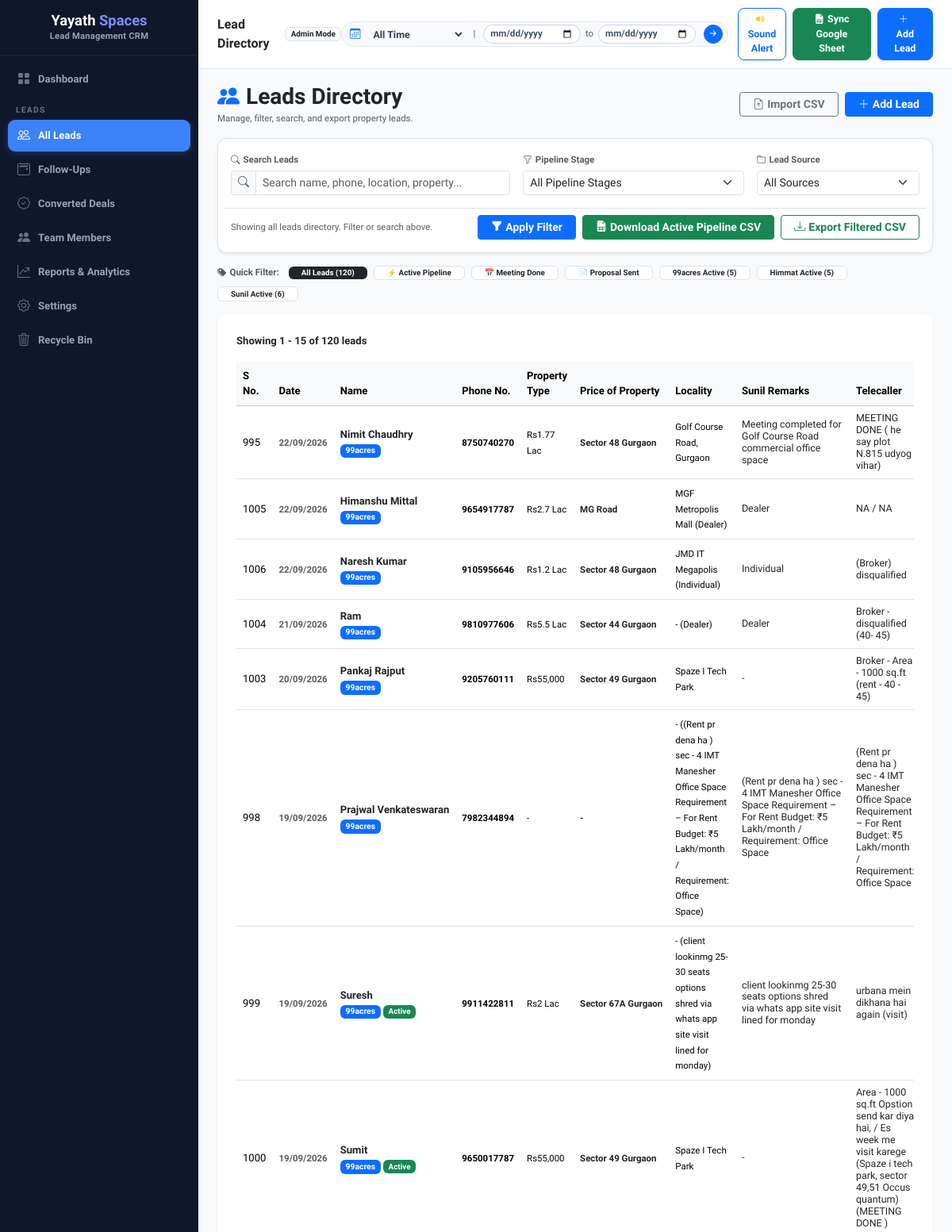
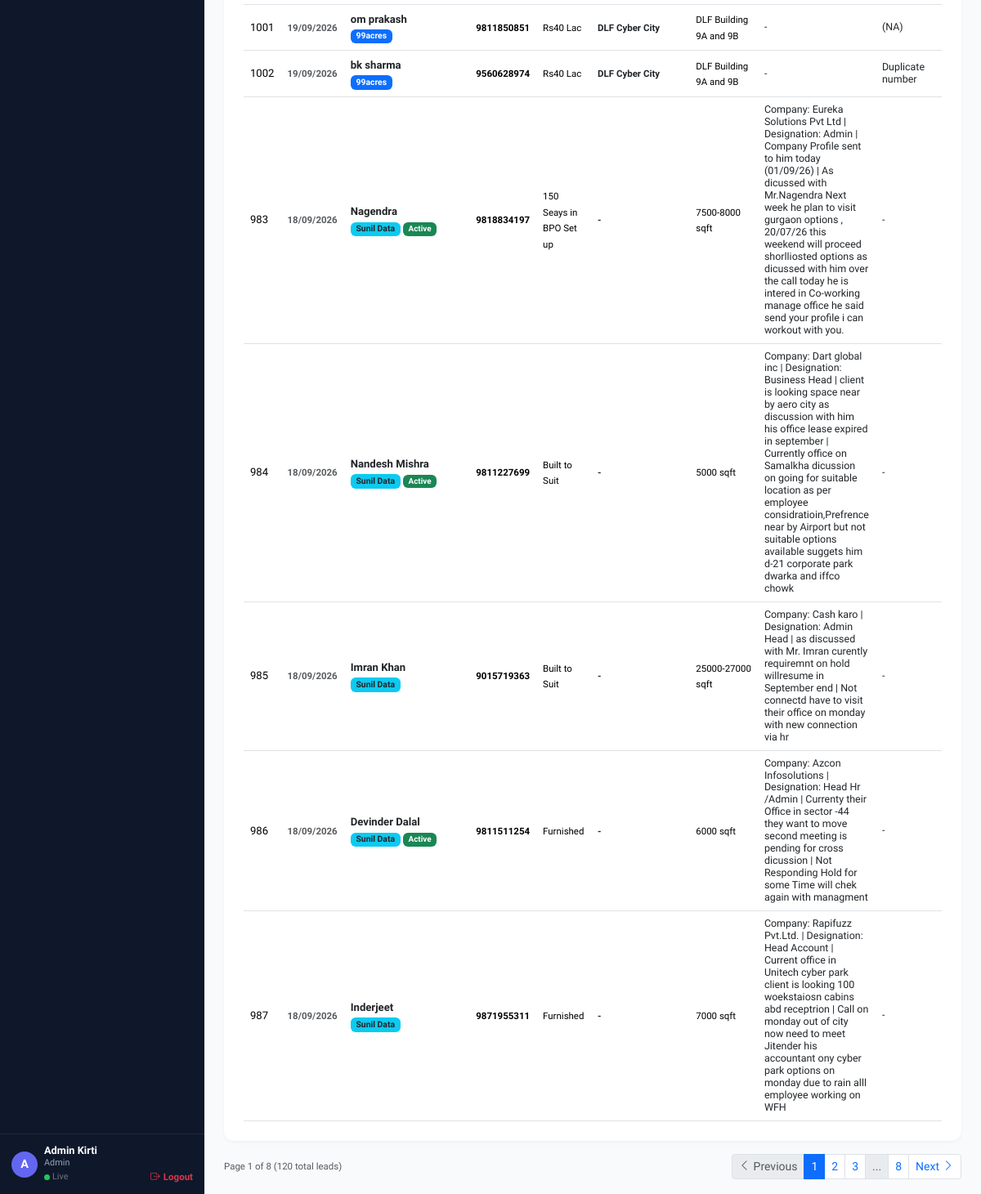
Page /leads (signed in) on the committed database (2 pictures, top to bottom).
### models.py (models this page shows, shortened)
class Lead(db.Model):
    __tablename__ = 'leads'
    id = db.Column(db.Integer, primary_key=True)
    name = db.Column(db.String(255), nullable=False)
    email = db.Column(db.String(255), nullable=False)
    phone = db.Column(db.String(50), nullable=True)
    source = db.Column(db.String(100), nullable=True, default='99acres')
    property_type = db.Column(db.String(100), nullable=True)
    budget = db.Column(db.String(100), nullable=True)
    location = db.Column(db.String(255), nullable=True)
    status = db.Column(db.String(50), nullable=False, default='New')
    priority = db.Column(db.String(20), nullable=False, default='Medium')
    assigned_to = db.Column(db.String(255), nullable=True)
    is_imported = db.Column(db.Boolean, default=False)
    sunil_remarks = db.Column(db.Text, nullable=True)
    telecaller_remarks = db.Column(db.Text, nullable=True)
    listing_id = db.Column(db.String(100), nullable=True)
    response_from = db.Column(db.String(100), nullable=True)
    is_deleted = db.Column(db.Boolean, default=False)
    deleted_at = db.Column(db.DateTime, nullable=True)
    created_at = db.Column(db.DateTime, default=datetime.utcnow)
    updated_at = db.Column(db.DateTime, default=datetime.utcnow, onupdate=datetime.utcnow)
    notes = db.relationship('Note', backref='lead', lazy=True, cascade='all, delete-orphan')
    followups = db.relationship('FollowUp', backref='lead', lazy=True, cascade='all, delete-orphan')
    tasks = db.relationship('Task', backref='lead', lazy=True, cascade='all, delete-orphan')
    activities = db.relationship('ActivityLog', backref='lead', lazy=True, cascade='all, delete-orphan')

### routes.py (the view, shortened to what this page needs)
@web_bp.route('/leads')
def leads_list():
    import math
    status_filter = request.args.get('status', '')
    priority_filter = request.args.get('priority', '')
    source_filter = request.args.get('source', '')
    search = request.args.get('search', '')
    page = request.args.get('page', 1, type=int)
    per_page = request.args.get('per_page', 15, type=int)
    query = Lead.query
    query, time_filter, start_date_str, end_date_str = apply_date_filter(query)
    if status_filter:
        query = query.filter_by(status=status_filter)
    if priority_filter:
        query = query.filter_by(priority=priority_filter)
    if source_filter:
        query = query.filter_by(source=source_filter)
    all_matching_leads = query.order_by(Lead.created_at.desc()).all()
    total_count = len(all_matching_leads)
    total_pages = math.ceil(total_count / per_page) if total_count > 0 else 1
    page = max(1, min(page, total_pages))
    start_idx = (page - 1) * per_page
    end_idx = start_idx + per_page
    leads = all_matching_leads[start_idx:end_idx]
    all_unfiltered = Lead.query.filter((Lead.is_deleted == False) | (Lead.is_deleted == None)).all()
    active_99acres = sum(1 for l in all_unfiltered if l.status == 'Active Pipeline' and l.source == '99acres')
    active_himmat = sum(1 for l in all_unfiltered if l.status == 'Active Pipeline' and l.source == 'Himmat Data')
    active_sunil = sum(1 for l in all_unfiltered if l.status == 'Active Pipeline' and l.source == 'Sunil Data')
    trash_count = Lead.query.filter_by(is_deleted=True).count()
    return render_template('leads_list.html',
        leads=leads, total_count=total_count, page=page, total_pages=total_pages, per_page=per_page,
        status_filter=status_filter, priority_filter=priority_filter, source_filter=source_filter,
        search=search, time_filter=time_filter, start_date=start_date_str, end_date=end_date_str,
        active_99acres=active_99acres, active_himmat=active_himmat, active_sunil=active_sunil,
        trash_count=trash_count)

### routes.py (called while the page is built)
@web_bp.before_app_request
def check_authentication():
    if (request.path in ('/login', '/logout', '/favicon.ico') or
        request.path.startswith('/login') or
        request.path.startswith('/logout') or
        request.path.startswith('/static') or
        request.path.startswith('/api')):
        return
    allowed_routes = ['web.login', 'web.logout', 'static']
    if request.endpoint and request.endpoint in allowed_routes:
        return
    if 'user_id' not in session:
        return redirect(url_for('web.login'))

### templates/leads_list.html (shortened to what this page needs)
{% extends "base.html" %}
{% block content %}
<div class="d-flex justify-content-between align-items-center mb-3">
    <div>
        <h3 class="fw-bold mb-0 text-dark"><i class="bi bi-people-fill text-primary me-2"></i>Leads Directory</h3>
        <small class="text-muted">Manage, filter, search, and export property leads.</small>
    </div>
    <div class="d-flex gap-2">
        <a href="/import" class="btn btn-sm btn-outline-secondary px-3 fw-semibold"><i class="bi bi-file-earmark-arrow-up me-1"></i>Import CSV</a>
        <a href="/leads/add" class="btn btn-sm btn-primary px-3 fw-semibold"><i class="bi bi-plus-lg me-1"></i>Add Lead</a>
    </div>
</div>
<div class="card card-custom p-3 mb-3 border shadow-sm">
    <form method="GET" class="row g-3 align-items-center">
        <div class="col-md-5">
            <label class="form-label fw-semibold small text-muted mb-1"><i class="bi bi-search me-1"></i>Search Leads</label>
            <div class="input-group input-group-sm">
                <span class="input-group-text bg-light text-muted"><i class="bi bi-search"></i></span>
                <input type="text" name="search" class="form-control" placeholder="Search name, phone, location, property..." value="{{ search }}">
            </div>
        </div>
        <div class="col-md-4">
            <label class="form-label fw-semibold small text-muted mb-1"><i class="bi bi-funnel me-1"></i>Pipeline Stage</label>
            <select name="status" class="form-select form-select-sm">
                <option value="">All Pipeline Stages</option>
            </select>
        </div>
        <div class="col-md-3">
            <label class="form-label fw-semibold small text-muted mb-1"><i class="bi bi-folder me-1"></i>Lead Source</label>
            <select name="source" class="form-select form-select-sm">
                <option value="">All Sources</option>
            </select>
        </div>
        <div class="col-12 d-flex flex-wrap justify-content-between align-items-center pt-2 border-top">
            <div class="small text-muted mb-1 mb-md-0">
                {% if status_filter or source_filter or search %}
                Showing filtered leads for:
                {% if status_filter %}<span class="badge bg-primary-subtle text-primary border border-primary me-1">{{ status_filter }}</span>{% endif %}
                {% if source_filter %}<span class="badge bg-info-subtle text-info-emphasis border border-info me-1">{{ source_filter }}</span>{% endif %}
                {% if search %}<span class="badge bg-secondary-subtle text-dark border me-1">"{{ search }}"</span>{% endif %}
                {% else %}
                Showing all leads directory. Filter or search above.
                {% endif %}
            </div>
            <div class="d-flex gap-2">
                <button type="submit" class="btn btn-sm btn-primary px-3 fw-semibold">
                    <i class="bi bi-funnel-fill me-1"></i>Apply Filter
                </button>
                <a href="/export-active-pipeline" class="btn btn-sm btn-success px-3 fw-bold text-nowrap" title="Download single CSV sheet for Meeting Done, Proposal Sent, and Active Pipeline leads (Newest to Oldest)">
                    <i class="bi bi-file-earmark-spreadsheet-fill me-1"></i>Download Active Pipeline CSV
                </a>
                <a href="/export?status={{ status_filter }}&source={{ source_filter }}&search={{ search }}&time_filter={{ time_filter }}&start_date={{ start_date }}&end_date={{ end_date }}" class="btn btn-sm btn-outline-success px-3 fw-semibold text-nowrap" title="Download matching filtered leads as CSV">
                    <i class="bi bi-download me-1"></i>Export Filtered CSV
                </a>
            </div>
        </div>
    </form>
</div>
<div class="d-flex flex-wrap align-items-center gap-2 mb-3">
    <span class="small text-muted fw-bold me-1"><i class="bi bi-tags-fill me-1"></i>Quick Filter:</span>
    <a href="/leads" class="badge {{ 'bg-dark text-white' if not status_filter and not source_filter else 'bg-white text-dark border' }} text-decoration-none py-1.5 px-3">
        All Leads ({{ total_count }})
    </a>
    <a href="/leads?status=Active+Pipeline" class="badge {{ 'bg-success text-white' if status_filter == 'Active Pipeline' and not source_filter else 'bg-white text-dark border' }} text-decoration-none py-1.5 px-3">
        ⚡ Active Pipeline
    </a>
    <a href="/leads?status=Meeting+Done" class="badge {{ 'bg-primary text-white' if status_filter == 'Meeting Done' else 'bg-white text-dark border' }} text-decoration-none py-1.5 px-3">
        📅 Meeting Done
    </a>
    <a href="/leads?status=Proposal+Sent" class="badge {{ 'bg-info text-dark border border-info' if status_filter == 'Proposal Sent' else 'bg-white text-dark border' }} text-decoration-none py-1.5 px-3">
        📄 Proposal Sent
    </a>
    <a href="/leads?status=Active+Pipeline&source=99acres" class="badge {{ 'bg-primary text-white' if status_filter == 'Active Pipeline' and source_filter == '99acres' else 'bg-white text-dark border' }} text-decoration-none py-1.5 px-3">
        99acres Active ({{ active_99acres }})
    </a>
    <a href="/leads?status=Active+Pipeline&source=Himmat+Data" class="badge {{ 'bg-warning text-dark border border-warning' if status_filter == 'Active Pipeline' and source_filter == 'Himmat Data' else 'bg-white text-dark border' }} text-decoration-none py-1.5 px-3">
        Himmat Active ({{ active_himmat }})
    </a>
    <a href="/leads?status=Active+Pipeline&source=Sunil+Data" class="badge {{ 'bg-info text-dark border border-info' if status_filter == 'Active Pipeline' and source_filter == 'Sunil Data' else 'bg-white text-dark border' }} text-decoration-none py-1.5 px-3">
        Sunil Active ({{ active_sunil }})
    </a>
</div>
<div class="card card-custom p-4">
    <div class="d-flex justify-content-between align-items-center mb-3">
        <span class="fw-bold text-dark">
            Showing {{ ((page - 1) * per_page + 1) if total_count > 0 else 0 }} - {{ (page * per_page) if (page * per_page) < total_count else total_count }} of {{ total_count }} leads
        </span>
    </div>
    <div class="table-responsive">
        <table class="table table-hover align-middle mb-0">
            <thead class="table-light">
                <tr>
                    <th>S No.</th>
                    <th>Date</th>
                    <th>Name</th>
                    <th>Phone No.</th>
                    <th>Property Type</th>
                    <th>Price of Property</th>
                    <th>Locality</th>
                    <th>Sunil Remarks</th>
                    <th>Telecaller</th>
                </tr>
            </thead>
            <tbody>
                {% for lead in leads %}
                <tr>
                    <td>{{ lead.id }}</td>
                    <td><small class="text-muted fw-semibold" style="white-space:nowrap;">{{ lead.created_at.strftime('%d/%m/%Y') if lead.created_at else '-' }}</small></td>
                    <td>
                        <a href="/leads/{{ lead.id }}" class="text-decoration-none fw-bold text-dark" style="white-space:nowrap;">{{ lead.name }}</a>
                        <br><span class="badge {{ 'bg-primary' if lead.source == '99acres' else ('bg-info text-dark' if lead.source == 'Sunil Data' else 'bg-warning text-dark') }}" style="font-size:0.65rem;">
                            {{ lead.source or '99acres' }}
                        </span>
                        {% if lead.status == 'Active Pipeline' %}
                        <span class="badge bg-success" style="font-size:0.62rem;">Active</span>
                        {% endif %}
                    </td>
                    <td><small class="fw-bold" style="white-space:nowrap;">{{ lead.phone or '-' }}</small></td>
                    <td><small>{{ lead.property_type or '-' }}</small></td>
                    <td><small class="fw-semibold text-dark" style="white-space:nowrap;">{{ lead.budget or '-' }}</small></td>
                    <td><small>{{ lead.location or '-' }}</small></td>
                    <td>
                        <small class="text-dark d-block" style="max-width:140px; font-size:0.78rem; line-height:1.2;">
                            {{ lead.sunil_remarks if lead.sunil_remarks else '-' }}
                        </small>
                    </td>
                    <td>
                        <small class="text-dark d-block" style="max-width:130px; font-size:0.78rem; line-height:1.2;">
                            {{ lead.telecaller_remarks if lead.telecaller_remarks else '-' }}
                        </small>
                    </td>
                </tr>
                {% else %}
                <tr><td colspan="10" class="text-center text-muted py-4">No leads found. <a href="/leads/add">Add lead</a> or <a href="/import">Import CSV</a></td></tr>
                {% endfor %}
            </tbody>
        </table>
    </div>
</div>
{% if total_pages > 1 %}
<div class="d-flex justify-content-between align-items-center mt-3">
    <small class="text-muted">Page {{ page }} of {{ total_pages }} ({{ total_count }} total leads)</small>
    <nav>
        <ul class="pagination pagination-sm mb-0">
            <li class="page-item {{ 'disabled' if page <= 1 }}">
                <a class="page-page-link page-link" href="/leads?page={{ page - 1 }}&status={{ status_filter }}&source={{ source_filter }}&search={{ search }}&time_filter={{ time_filter }}">
                    <i class="bi bi-chevron-left me-1"></i>Previous
                </a>
            </li>
            {% for p in range(1, total_pages + 1) %}
            {% if p == 1 or p == total_pages or (p >= page - 2 and p <= page + 2) %}
            <li class="page-item {{ 'active' if p == page }}">
                <a class="page-link" href="/leads?page={{ p }}&status={{ status_filter }}&source={{ source_filter }}&search={{ search }}&time_filter={{ time_filter }}">{{ p }}</a>
            </li>
            {% elif p == page - 3 or p == page + 3 %}
            <li class="page-item disabled"><span class="page-link">...</span></li>
            {% endif %}
            {% endfor %}
            <li class="page-item {{ 'disabled' if page >= total_pages }}">
                <a class="page-link" href="/leads?page={{ page + 1 }}&status={{ status_filter }}&source={{ source_filter }}&search={{ search }}&time_filter={{ time_filter }}">
                    Next<i class="bi bi-chevron-right ms-1"></i>
                </a>
            </li>
        </ul>
    </nav>
</div>
{% endif %}
{% endblock %}

### templates/base.html (style rules this page uses)
:root { --primary-bg: #f8fafc; --sidebar-width: 250px; --sidebar-bg: #0f172a; --active-nav-bg: #3b82f6; --brand-purple: #818cf8; --text-dark: #1e293b; --card-radius: 12px; }
body { font-family: 'Plus Jakarta Sans', -apple-system, BlinkMacSystemFont, "Segoe UI", Roboto, sans-serif; background-color: var(--primary-bg); color: var(--text-dark); font-size: 0.82rem; margin: 0; padding: 0; }
.card-custom { border: none; border-radius: var(--card-radius); box-shadow: 0 1px 3px rgba(0,0,0,0.04), 0 4px 8px -2px rgba(0,0,0,0.02); background: #ffffff; }

### rows in the picture
Lead: id "995", created_at "22/09/2026", name "Nimit Chaudhry", source "99acres", phone "8750740270", property_type "Rs1.77 Lac", budget "Sector 48 Gurgaon", location "Golf Course Road, Gurgaon", sunil_remarks "Meeting completed for Golf Course Road commercial office space", telecaller_remarks "MEETING DONE ( he say plot N.815 udyog vihar)"
Lead: id "1005", created_at "22/09/2026", name "Himanshu Mittal", source "99acres", phone "9654917787", property_type "Rs2.7 Lac", budget "MG Road", location "MGF Metropolis Mall (Dealer)", sunil_remarks "Dealer", telecaller_remarks "NA / NA"
Lead: id "1006", created_at "22/09/2026", name "Naresh Kumar", source "99acres", phone "9105956646", property_type "Rs1.2 Lac", budget "Sector 48 Gurgaon", location "JMD IT Megapolis (Individual)", sunil_remarks "Individual", telecaller_remarks "(Broker) disqualified"
Lead: id "1004", created_at "21/09/2026", name "Ram", source "99acres", phone "9810977606", property_type "Rs5.5 Lac", budget "Sector 44 Gurgaon", location "- (Dealer)", sunil_remarks "Dealer", telecaller_remarks "Broker - disqualified (40- 45)"
Lead: id "1003", created_at "20/09/2026", name "Pankaj Rajput", source "99acres", phone "9205760111", property_type "Rs55,000", budget "Sector 49 Gurgaon", location "Spaze I Tech Park", sunil_remarks "-", telecaller_remarks "Broker - Area - 1000 sq.ft (rent - 40 - 45)"
Lead: id "998", created_at "19/09/2026", name "Prajwal Venkateswaran", source "99acres", phone "7982344894", property_type "-", budget "-", location "- ((Rent pr dena ha ) sec - 4 IMT Manesher Office Space Requirement – For Rent Budget: ₹5 Lakh/month / Requirement: Office Space)", sunil_remarks "(Rent pr dena ha ) sec - 4 IMT Manesher Office Space Requirement – For Rent Budget: ₹5 Lakh/month / Requirement: Office Space", telecaller_remarks "(Rent pr dena ha ) sec - 4 IMT Manesher Office Space Requirement – For Rent Budget: ₹5 Lakh/month / Requirement: Office Space"
Lead: id "999", created_at "19/09/2026", name "Suresh", source "99acres", status "Active", phone "9911422811", property_type "Rs2 Lac", budget "Sector 67A Gurgaon", location "- (client lookinmg 25-30 seats options shred via whats app site visit lined for monday)", sunil_remarks "client lookinmg 25-30 seats options shred via whats app site visit lined for monday", telecaller_remarks "urbana mein dikhana hai again (visit)"
Lead: id "1000", created_at "19/09/2026", name "Sumit", source "99acres", status "Active", phone "9650017787", property_type "Rs55,000", budget "Sector 49 Gurgaon", location "Spaze I Tech Park", sunil_remarks "-", telecaller_remarks "Area - 1000 sq.ft Opstion send kar diya hai, / Es week me visit karege (Spaze i tech park, sector 49,51 Occus quantum) (MEETING DONE )"
Lead: id "1001", created_at "19/09/2026", name "om prakash", source "99acres", phone "9811850851", property_type "Rs40 Lac", budget "DLF Cyber City", location "DLF Building 9A and 9B", sunil_remarks "-", telecaller_remarks "(NA)"
Lead: id "1002", created_at "19/09/2026", name "bk sharma", source "99acres", phone "9560628974", property_type "Rs40 Lac", budget "DLF Cyber City", location "DLF Building 9A and 9B", sunil_remarks "-", telecaller_remarks "Duplicate number"
Lead: id "983", created_at "18/09/2026", name "Nagendra", source "Sunil Data", status "Active", phone "9818834197", property_type "150 Seays in BPO Set up", budget "-", location "7500-8000 sqft", sunil_remarks "Company: Eureka Solutions Pvt Ltd | Designation: Admin | Company Profile sent to him today (01/09/26) | As dicussed with Mr.Nagendra Next week he plan to visit gurgaon options , 20/07/26 this weekend will proceed shorlliosted options as dicussed with him over the call today he is intered in Co-working manage office he said send your profile i can workout with you.", telecaller_remarks "-"
Lead: id "984", created_at "18/09/2026", name "Nandesh Mishra", source "Sunil Data", status "Active", phone "9811227699", property_type "Built to Suit", budget "-", location "5000 sqft", sunil_remarks "Company: Dart global inc | Designation: Business Head | client is looking space near by aero city as discussion with him his office lease expired in september | Currently office on Samalkha dicussion on going for suitable location as per employee considratioin,Prefrence near by Airport but not suitable options available suggets him d-21 corporate park dwarka and iffco chowk", telecaller_remarks "-"
Lead: id "985", created_at "18/09/2026", name "Imran Khan", source "Sunil Data", phone "9015719363", property_type "Built to Suit", budget "-", location "25000-27000 sqft", sunil_remarks "Company: Cash karo | Designation: Admin Head | as discussed with Mr. Imran curently requiremnt on hold willresume in September end | Not connectd have to visit their office on monday with new connection via hr", telecaller_remarks "-"
Lead: id "986", created_at "18/09/2026", name "Devinder Dalal", source "Sunil Data", status "Active", phone "9811511254", property_type "Furnished", budget "-", location "6000 sqft", sunil_remarks "Company: Azcon Infosolutions | Designation: Head Hr /Admin | Currenty their Office in sector -44 they want to move second meeting is pending for cross dicussion | Not Responding Hold for some Time will chek again with managment", telecaller_remarks "-"
Lead: id "987", created_at "18/09/2026", name "Inderjeet", source "Sunil Data", phone "9871955311", property_type "Furnished", budget "-", location "7000 sqft", sunil_remarks "Company: Rapifuzz Pvt.Ltd. | Designation: Head Account | Current office in Unitech cyber park client is looking 100 woekstaiosn cabins abd receptrion | Call on monday out of city now need to meet Jitender his accountant ony cyber park options on monday due to rain alll employee working on WFH", telecaller_remarks "-"

### other values in the picture
{{ (session.get('user_name') or 'U')[0].upper() }} "A"
{{ session.get('user_name') or 'User' }} "Admin Kirti"
{{ session.get('user_role') or 'Role' }} "Admin"
{{ session.get('user_role', 'Member') }} "Admin"
{{ total_count }} "120"
{{ active_99acres }} "5"
{{ active_himmat }} "5"
{{ active_sunil }} "6"
{{ ((page - 1) * per_page + 1) if total_count > 0 else 0 }} "1"
{{ (page * per_page) if (page * per_page) < total_count else total_count }} "15"
{{ page }} "1"
{{ total_pages }} "8"
{{ p }} "1" "2" "3" "8"
